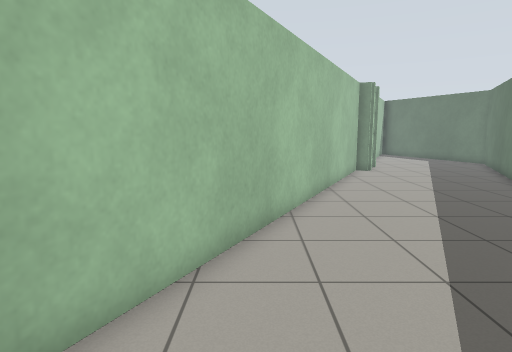
[1] (above)

12 first-person views from a walk through a Gazebo world. The camera is 1.2 m above the floor, tilts 8° down and sees 75° across. The lines on the ground mark 1 m squares. The floor is counted in squares, 0.5 m on a side. Each view is taken from the middle of a square. On the plan, view 1 faces up. The plan holds only what a view shows up to about 19 squares ahead; the rest is blank. The place goes on beyond the plan.

[2]
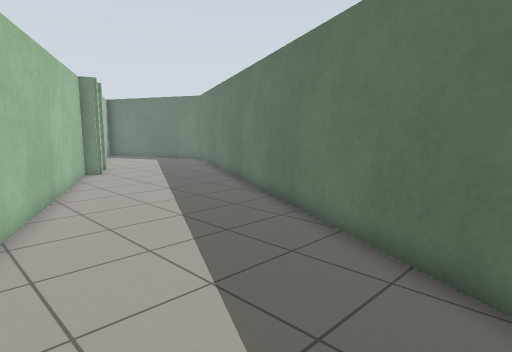

[3]
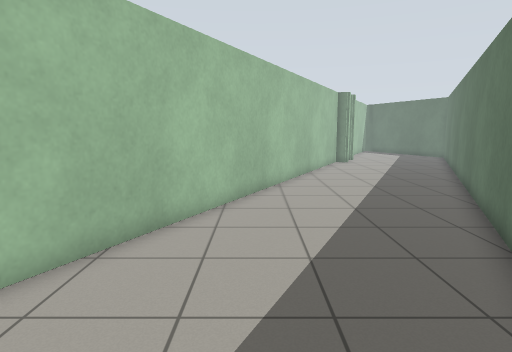

[4]
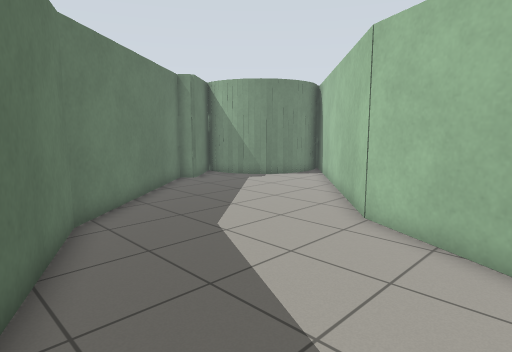

[5]
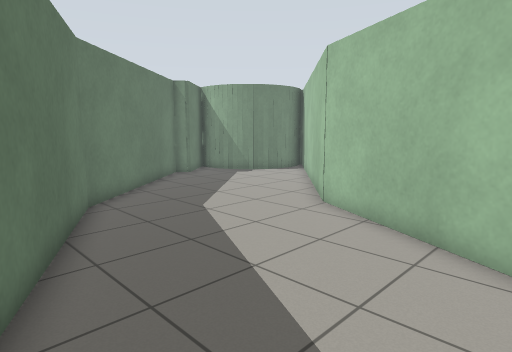

[6]
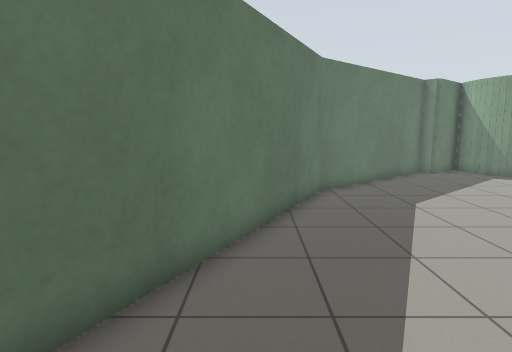

[7]
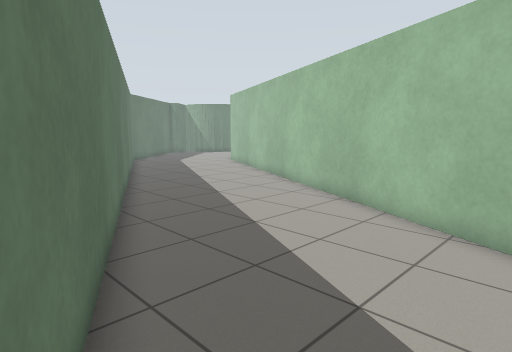

[8]
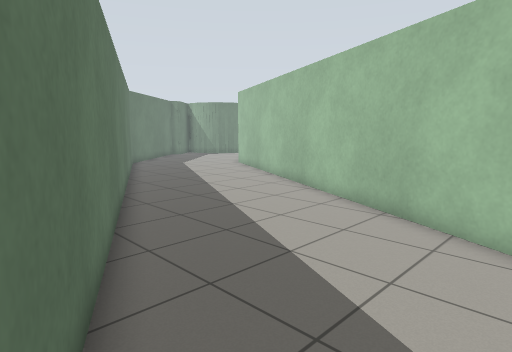

[9]
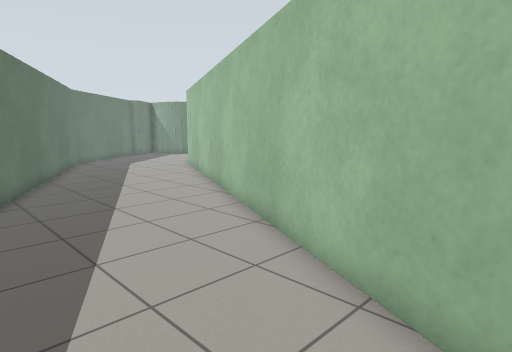

[10]
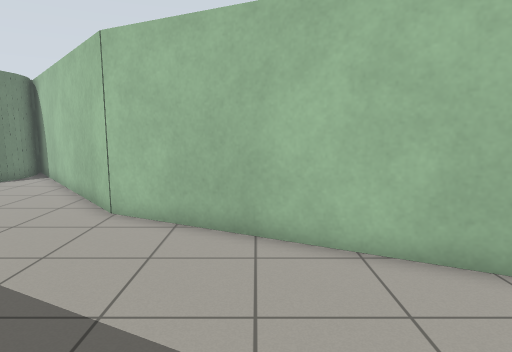

[11]
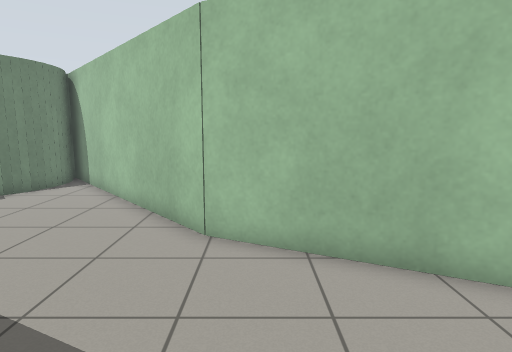

[12]
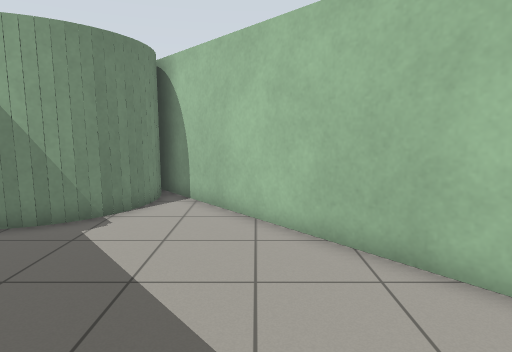

### Floor plan
Points are (right, up) in squares from view 1. A wall is a line through its corners. A room is listed if a view was taken in it or the views show most of it. See-through windows are left out.
Room 1 (views 1, 2, 3, 4, 5, 6, 7, 8, 9, 10, 11, 12)
walls: (6.8, 19.5) (6.6, 19.1) (5.9, 19.4) (-4.3, -1.1) (-11.5, -7.3); (-8.8, -9.3) (-8.4, -9.9) (-7.9, -10.8); (-9.9, -8.7) (-9.4, -8.9); (-10.4, -8.5) (-9.6, -8.7) (-9, -9.2); (-6.4, -11.5) (-5.5, -10.7) (-5, -11.4) (1.6, -5.7) (14, 19.3); (-8, -10.7) (-7.7, -11.4); (-11, -8.4) (-10.3, -8.5)

Where each view was taken, in squares from view 1:
view 1: 0 up, 0 right, facing up
view 2: 1 up, 0 right, facing up-right
view 3: 5 down, 0 right, facing up
view 4: 3 up, 4 right, facing down-left
view 5: 5 up, 5 right, facing down-left
view 6: 7 up, 4 right, facing down
view 7: 19 up, 13 right, facing down-left
view 8: 17 up, 12 right, facing down-left
view 9: 19 up, 9 right, facing down-left
view 10: 3 up, 5 right, facing left
view 11: 0 up, 3 right, facing left
view 12: 5 down, 0 right, facing left
